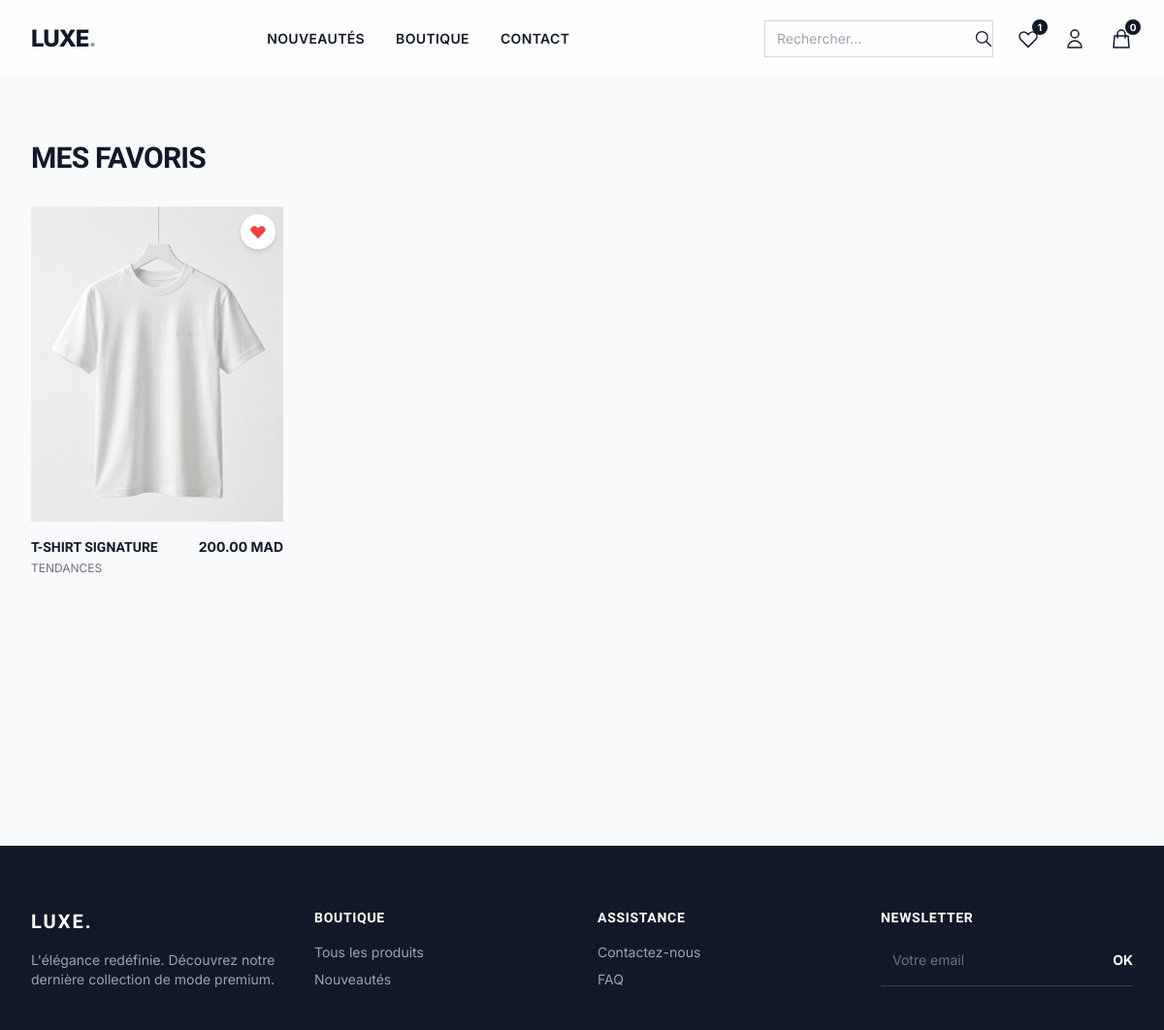
/users/wishlist/ (signed in), run on an earlier commit of the app's database.
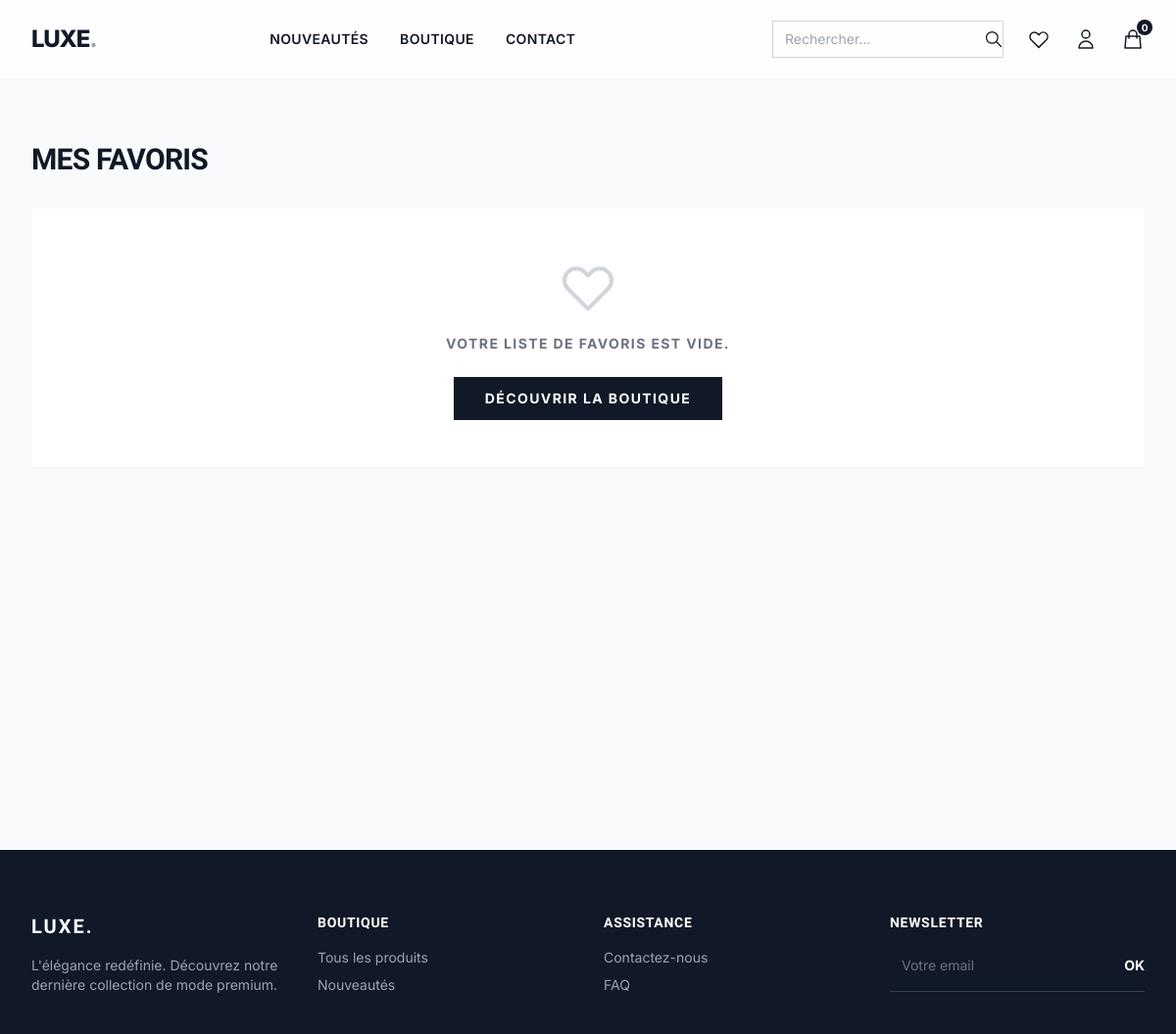
And on a later commit of the database.
### users/models.py (models this page shows, shortened)
class User(AbstractUser):
    phone_number = models.CharField(max_length=20, blank=True, null=True)
    wishlist = models.ManyToManyField('products.Product', related_name='favorited_by', blank=True)

### products/models.py (models this page shows, shortened)
class Product(models.Model):
    name = models.CharField(max_length=255)
    slug = models.SlugField(unique=True, blank=True)
    description = models.TextField()
    base_price = models.DecimalField(max_digits=10, decimal_places=2)
    category = models.ForeignKey(Category, on_delete=models.CASCADE, related_name='products')
    is_active = models.BooleanField(default=True)
    created_at = models.DateTimeField(auto_now_add=True)
    updated_at = models.DateTimeField(auto_now=True)

class ProductImage(models.Model):
    product = models.ForeignKey(Product, on_delete=models.CASCADE, related_name='images')
    image = models.ImageField(upload_to='products/')
    alt_text = models.CharField(max_length=255, blank=True, null=True)
    is_main = models.BooleanField(default=False)

class Category(models.Model):
    name = models.CharField(max_length=100)
    slug = models.SlugField(unique=True, blank=True)
    parent = models.ForeignKey('self', on_delete=models.CASCADE, null=True, blank=True, related_name='subcategories')
    image = models.ImageField(upload_to='categories/', null=True, blank=True)
    class Meta:
        verbose_name_plural = 'Categories'

### users/views.py (the view)
# urls.py: path('wishlist/', views.wishlist, name='wishlist'),
@login_required
def wishlist(request):
    products = request.user.wishlist.all()
    return render(request, 'users/wishlist.html', {'products': products})

### cart/cart.py (called while the page is built)
    def __len__(self):
        return sum(item['quantity'] for item in self.cart.values())

### cart/context_processors.py (called while the page is built)
def cart(request):
    return {'cart': Cart(request)}

### users/templates/users/wishlist.html (shortened to what this page needs)
{% extends 'base.html' %}
{% block content %}
<div class="bg-brand-50 min-h-[70vh] py-16">
    <div class="max-w-7xl mx-auto px-4 sm:px-6 lg:px-8">
        <h1 class="text-3xl font-extrabold text-brand-900 uppercase tracking-tight mb-8">Mes Favoris</h1>
        {% if products %}
        <div class="grid grid-cols-1 sm:grid-cols-2 lg:grid-cols-4 gap-8">
            {% for product in products %}
            <div class="group cursor-pointer">
                <a href="{% url 'products:product_detail' product.slug %}">
                    <div class="relative bg-white overflow-hidden aspect-[4/5] mb-4">
                        {% if product.images.first %}
                        <img src="{{ product.images.first.image.url }}" alt="{{ product.name }}" class="w-full h-full object-cover object-center group-hover:scale-105 transition duration-500 ease-in-out">
                        {% else %}
                        <div class="w-full h-full flex items-center justify-center bg-gray-200">
                            <span class="text-gray-400 uppercase text-xs font-bold tracking-widest">Image indisponible</span>
                        </div>
                        {% endif %}
                        <div class="absolute top-2 right-2 z-10">
                            <form action="{% url 'users:toggle_wishlist' product.id %}" method="post">
                                <button type="submit" class="bg-white p-2 rounded-full shadow-md text-red-500 hover:scale-110 transition">
                                    <svg class="w-5 h-5 fill-current" viewBox="0 0 24 24"><path d="M4.318 6.318a4.5 4.5 0 000 6.364L12 20.364l7.682-7.682a4.5 4.5 0 00-6.364-6.364L12 7.636l-1.318-1.318a4.5 4.5 0 00-6.364 0z"></path></svg>
                                </button>
                            </form>
                        </div>
                    </div>
                    <div class="flex justify-between items-start">
                        <div>
                            <h3 class="text-sm font-bold uppercase text-brand-900 mb-1">{{ product.name }}</h3>
                            <p class="text-xs text-gray-500 uppercase">{{ product.category.name }}</p>
                        </div>
                        <span class="text-sm font-bold text-brand-900">{{ product.base_price }} MAD</span>
                    </div>
                </a>
            </div>
            {% endfor %}
        </div>
        {% else %}
        <div class="bg-white p-12 text-center shadow-sm">
            <svg class="w-16 h-16 text-gray-300 mx-auto mb-4" fill="none" stroke="currentColor" viewBox="0 0 24 24"><path stroke-linecap="round" stroke-linejoin="round" stroke-width="1.5" d="M4.318 6.318a4.5 4.5 0 000 6.364L12 20.364l7.682-7.682a4.5 4.5 0 00-6.364-6.364L12 7.636l-1.318-1.318a4.5 4.5 0 00-6.364 0z"></path></svg>
            <p class="text-gray-500 mb-6 uppercase tracking-widest text-sm font-bold">Votre liste de favoris est vide.</p>
            <a href="{% url 'products:product_list' %}" class="inline-block bg-brand-900 text-white font-bold uppercase tracking-widest py-3 px-8 hover:bg-black transition text-sm">
                Découvrir la boutique
            </a>
        </div>
        {% endif %}
    </div>
</div>
{% endblock content %}

### templates/base.html (shortened to what this page needs)
<!DOCTYPE html>
<html lang="en">
<head>
    <script src="https://cdn.tailwindcss.com"></script>
</head>
<body class="bg-brand-50 text-brand-900 flex flex-col min-h-screen antialiased selection:bg-brand-900 selection:text-white">
    <nav class="bg-white/80 backdrop-blur-md sticky top-0 z-50 border-b border-gray-100">
        <div class="max-w-7xl mx-auto px-4 sm:px-6 lg:px-8">
            <div class="flex justify-between items-center h-20">
                <div class="flex-shrink-0 flex items-center">
                    <a href="/" class="text-2xl font-extrabold tracking-tighter uppercase">LUXE<span class="text-gray-400">.</span></a>
                </div>
                <div class="hidden md:flex space-x-8">
                    <a href="/" class="nav-link text-sm font-semibold tracking-wide uppercase text-gray-900">Nouveautés</a>
                    <a href="/products/" class="nav-link text-sm font-semibold tracking-wide uppercase text-gray-900">Boutique</a>
                    <a href="{% url 'contact' %}" class="nav-link text-sm font-semibold tracking-wide uppercase text-gray-900">Contact</a>
                </div>
                <div class="flex items-center space-x-6">
                    <form action="{% url 'products:product_list' %}" method="get" class="hidden md:flex items-center relative">
                        <input type="text" name="q" placeholder="Rechercher..." class="w-32 lg:w-48 text-sm border-b border-gray-300 focus:border-brand-900 outline-none bg-transparent px-2 py-1 placeholder-gray-400 transition-all !border-x-0 !border-t-0 !px-0">
                        <button type="submit" class="absolute right-0 text-gray-900 hover:text-gray-600 transition">
                            <svg class="w-5 h-5" fill="none" stroke="currentColor" viewBox="0 0 24 24"><path stroke-linecap="round" stroke-linejoin="round" stroke-width="1.5" d="M21 21l-6-6m2-5a7 7 0 11-14 0 7 7 0 0114 0z"></path></svg>
                        </button>
                    </form>
                    <a href="{% if user.is_authenticated %}{% url 'users:wishlist' %}{% else %}{% url 'users:login' %}{% endif %}" class="text-gray-900 hover:text-gray-600 transition relative">
                        <svg class="w-6 h-6" fill="none" stroke="currentColor" viewBox="0 0 24 24"><path stroke-linecap="round" stroke-linejoin="round" stroke-width="1.5" d="M4.318 6.318a4.5 4.5 0 000 6.364L12 20.364l7.682-7.682a4.5 4.5 0 00-6.364-6.364L12 7.636l-1.318-1.318a4.5 4.5 0 00-6.364 0z"></path></svg>
                        {% if user.is_authenticated and user.wishlist.count > 0 %}
                        <span class="absolute -top-2 -right-2 bg-brand-900 text-white text-[10px] font-bold h-4 w-4 rounded-full flex items-center justify-center">
                            {{ user.wishlist.count }}
                        </span>
                        {% endif %}
                    </a>
                    <a href="{% if user.is_authenticated %}{% url 'users:profile' %}{% else %}{% url 'users:login' %}{% endif %}" class="text-gray-900 hover:text-gray-600 transition">
                        <svg class="w-6 h-6" fill="none" stroke="currentColor" viewBox="0 0 24 24"><path stroke-linecap="round" stroke-linejoin="round" stroke-width="1.5" d="M16 7a4 4 0 11-8 0 4 4 0 018 0zM12 14a7 7 0 00-7 7h14a7 7 0 00-7-7z"></path></svg>
                    </a>
                    <a href="{% url 'cart:cart_detail' %}" class="text-gray-900 hover:text-gray-600 transition relative">
                        <svg class="w-6 h-6" fill="none" stroke="currentColor" viewBox="0 0 24 24"><path stroke-linecap="round" stroke-linejoin="round" stroke-width="1.5" d="M16 11V7a4 4 0 00-8 0v4M5 9h14l1 12H4L5 9z"></path></svg>
                        <span class="absolute -top-2 -right-2 bg-brand-900 text-white text-[10px] font-bold h-4 w-4 rounded-full flex items-center justify-center">
                            {% if cart|length > 0 %}{{ cart|length }}{% else %}0{% endif %}
                        </span>
                    </a>
                </div>
            </div>
        </div>
    </nav>
    <main class="flex-grow animate-fade-in">
        {% block content %}
        {% endblock content %}
    </main>
    <footer class="bg-brand-900 text-white mt-12 py-16">
        <div class="max-w-7xl mx-auto px-4 sm:px-6 lg:px-8 grid grid-cols-1 md:grid-cols-4 gap-8">
            <div>
                <h3 class="text-xl font-bold tracking-widest uppercase mb-4">LUXE.</h3>
                <p class="text-gray-400 text-sm">L'élégance redéfinie. Découvrez notre dernière collection de mode premium.</p>
            </div>
            <div>
                <h4 class="text-sm font-semibold uppercase tracking-wider mb-4">Boutique</h4>
                <ul class="space-y-2 text-sm text-gray-400">
                    <li><a href="/products/" class="hover:text-white transition">Tous les produits</a></li>
                    <li><a href="/" class="hover:text-white transition">Nouveautés</a></li>
                </ul>
            </div>
            <div>
                <h4 class="text-sm font-semibold uppercase tracking-wider mb-4">Assistance</h4>
                <ul class="space-y-2 text-sm text-gray-400">
                    <li><a href="{% url 'contact' %}" class="hover:text-white transition">Contactez-nous</a></li>
                    <li><a href="{% url 'contact' %}" class="hover:text-white transition">FAQ</a></li>
                </ul>
            </div>
            <div>
                <h4 class="text-sm font-semibold uppercase tracking-wider mb-4">Newsletter</h4>
                <form action="{% url 'newsletter_signup' %}" method="post" class="flex border-b border-gray-700 pb-2">
                    <input type="email" name="email" placeholder="Votre email" required class="bg-transparent border-none outline-none w-full text-sm text-white placeholder-gray-500 !border-0 !p-0">
                    <button type="submit" class="text-sm font-bold uppercase hover:text-gray-300 transition">OK</button>
                </form>
            </div>
        </div>
    </footer>
</body>
</html>

### templates/base.html (style rules this page uses)
input[type="text"], input[type="email"], input[type="password"], input[type="tel"] { border-width: 1px !important; border-color: #d1d5db !important; padding: 0.5rem 0.75rem !important; width: 100%; outline: none; border-radius: 0 !important; }
body { font-family: 'Inter', sans-serif; }
h1, h2, h3, h4, .font-condensed { font-family: 'Barlow Condensed', sans-serif; }
.nav-link { position: relative; transition: color 0.3s ease; }
.nav-link::after { content: ''; position: absolute; width: 0; height: 2px; bottom: -4px; left: 0; background-color: #000; transition: width 0.3s ease; }
.animate-fade-in { animation: fadeIn 0.8s ease-out forwards; }

What changed in the data, as far as the page shows it:
no longer on this page (row edited): User: wishlist.count "1"
no longer on this page (row unchanged): Product: images.first.image (picture), name "T-SHIRT SIGNATURE", category.name "TENDANCES", base_price "200.00"
Also different on the page:
text now shown: "VOTRE LISTE DE FAVORIS EST VIDE. DÉCOUVRIR LA BOUTIQUE"
